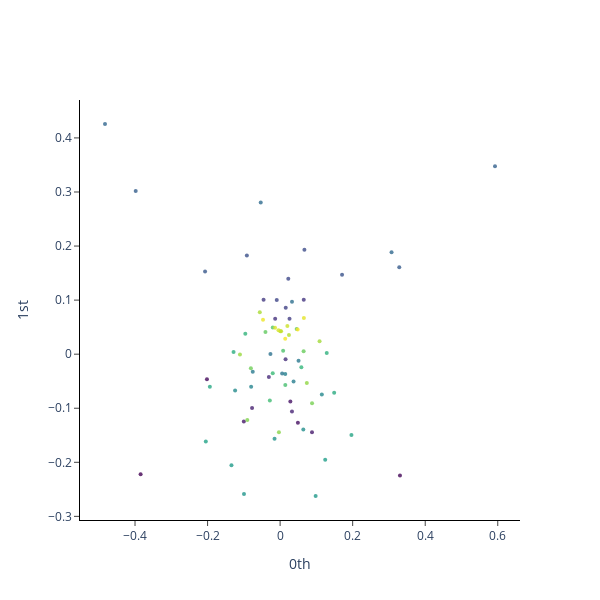

Notebook code for this chart:
### Code cell
nsamples, n_x, n_y = X_train.shape
X_train_2dim = X_train.reshape((nsamples, n_x * n_y))

pca = PCA(n_components=2)
X_train_2dim = pca.fit_transform(X_train_2dim)
plot_point_cloud(X_train_2dim)
